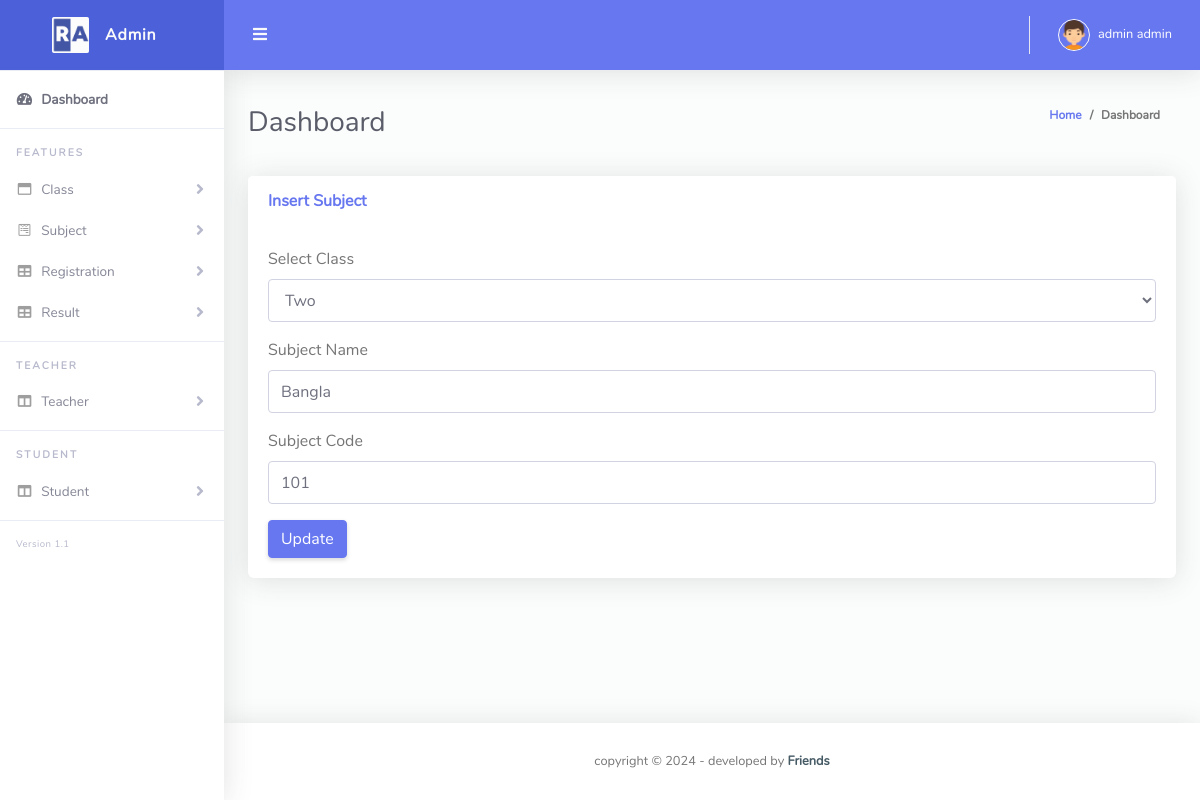
The app's page /edit_subject.php?id=21 (signed in) with its own data.
### tables this page shows
CREATE TABLE `subject` (
  `subject_id` int(5) NOT NULL,
  `subject_category` varchar(20) NOT NULL,
  `subject_name` varchar(50) NOT NULL,
  `subject_code` varchar(10) NOT NULL
);

CREATE TABLE `class` (
  `class_id` int(11) NOT NULL,
  `class_name` varchar(10) NOT NULL
);

### edit_subject.php (the view, shortened to what this page needs)
<?php
require('connection.php');
$user_type = $_SESSION['user_type'];
if ($user_type == 'admin') {
?>
    <?php
    if (isset($_GET['id'])) {
        $getid = $_GET['id'];
        $sql = "SELECT *FROM `subject` WHERE subject_id = $getid";
        $query = $conn->query($sql);
        $data = mysqli_fetch_assoc($query);
        $subject_code       = $data['subject_code'];
        $subject_name       = $data['subject_name'];
        $subject_category   = $data['subject_category'];
    }
    ?>
    <?php
    $sql1 = "SELECT * FROM class";
    $query1 = $conn->query($sql1);
    ?>
    <!DOCTYPE html>
    <html lang="en">
    <head>
        <link href="vendor/fontawesome-free/css/all.min.css" rel="stylesheet" type="text/css">
        <link href="vendor/bootstrap/css/bootstrap.min.css" rel="stylesheet" type="text/css">
        <link href="css/ruang-admin.min.css" rel="stylesheet">
        <link href="vendor/datatables/dataTables.bootstrap4.min.css" rel="stylesheet">
    </head>
    <body id="page-top">
        <div id="wrapper">
            <?php include('sidebar.php') ?>
            <div id="content-wrapper" class="d-flex flex-column">
                <div id="content">
                    <?php include('topbar.php'); ?>
                    <div class="container-fluid" id="container-wrapper">
                        <div class="d-sm-flex align-items-center justify-content-between mb-4">
                            <h1 class="h3 mb-0 text-gray-800">Dashboard</h1>
                            <ol class="breadcrumb">
                                <li class="breadcrumb-item"><a href="./">Home</a></li>
                                <li class="breadcrumb-item active" aria-current="page">Dashboard</li>
                            </ol>
                        </div>
                        <div class="row mb-3">
                            <div class="col-lg-12">
                                <div class="card mb-4">
                                    <div class="card-header py-3 d-flex flex-row align-items-center justify-content-between">
                                        <h6 class="m-0 font-weight-bold text-primary">Insert Subject</h6>
                                    </div>
                                    <div class="card-body">
                                        <form action="<?php $_SERVER['PHP_SELF'] ?>" method="GET">
                                            <div class="form-group">
                                                <label for="exampleInputClass">Select Class</label>
                                                <select class="form-control mb-3" name="subject_category">
                                                    <?php
                                                    while ($data = mysqli_fetch_assoc($query1)) {
                                                        $class_id = $data['class_id'];
                                                        $class_name = $data['class_name'];
                                                    ?>
                                                        <option value='<?php echo $class_id ?>' <?php if ($subject_category == $class_id) {
                                                                                                    echo "selected";
                                                                                                } ?>>
                                                            <?php echo $class_name ?>
                                                        </option>
                                                    <?php
                                                    }
                                                    ?>
                                                </select>
                                            </div>
                                            <div class="form-group">
                                                <label for="exampleInputClass">Subject Name</label>
                                                <input type="text" name="subject_name" class="form-control" id="exampleInputClass" aria-describedby="emailHelp"
                                                    placeholder="Enter Subject Name" value="<?php echo $subject_name ?>">
                                            </div>
                                            <div class="form-group">
                                                <label for="exampleInputClass">Subject Code</label>
                                                <input type="number" name="subject_code" class="form-control" id="exampleInputClass" aria-describedby="emailHelp"
                                                    placeholder="Enter Subject Code" value="<?php echo $subject_code ?>">
                                            </div>
                                            <button type="submit" class="btn btn-primary">Update</button>
                                        </form>
                                    </div>
                                </div>
                            </div>
                        </div>
                    </div>
                </div>
                <footer class="sticky-footer bg-white">
                    <div class="container my-auto">
                        <div class="copyright text-center my-auto">
                            <span>copyright &copy;  - developed by
                                <b><a href="#" target="_blank">Friends</a></b>
                            </span>
                        </div>
                    </div>
                </footer>
            </div>
        </div>
    </body>
    </html>
<?php
} else {
    header('location:login.php');
}
?>

### records on screen
subject: subject_category "Two", subject_name "Bangla", subject_code "101"

### other values on screen
$username "admin admin"
